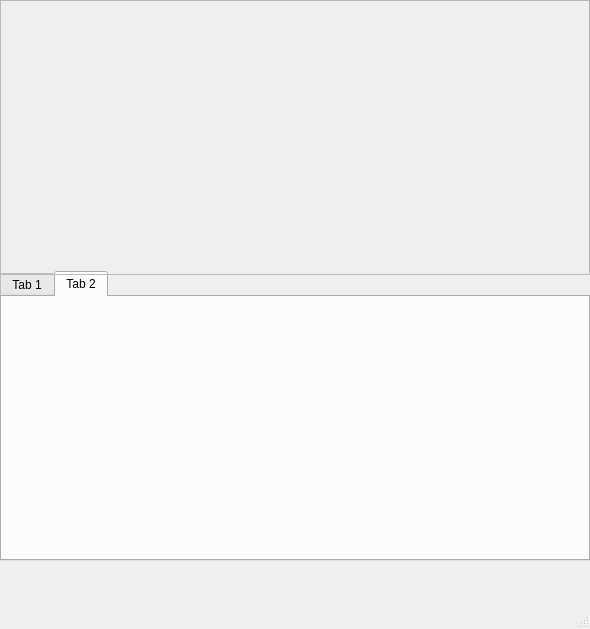
<?xml version="1.0" encoding="UTF-8"?>
<ui version="4.0">
 <class>MainWindow</class>
 <widget class="QMainWindow" name="MainWindow">
  <property name="geometry">
   <rect>
    <x>0</x>
    <y>0</y>
    <width>590</width>
    <height>629</height>
   </rect>
  </property>
  <property name="windowTitle">
   <string>MainWindow</string>
  </property>
  <widget class="QWidget" name="centralwidget">
   <widget class="QTabWidget" name="tabWidget">
    <property name="geometry">
     <rect>
      <x>0</x>
      <y>271</y>
      <width>590</width>
      <height>290</height>
     </rect>
    </property>
    <property name="currentIndex">
     <number>1</number>
    </property>
    <widget class="QWidget" name="tab">
     <attribute name="title">
      <string>Tab 1</string>
     </attribute>
    </widget>
    <widget class="QWidget" name="tab_2">
     <attribute name="title">
      <string>Tab 2</string>
     </attribute>
    </widget>
   </widget>
   <widget class="QFrame" name="frame">
    <property name="geometry">
     <rect>
      <x>0</x>
      <y>0</y>
      <width>590</width>
      <height>275</height>
     </rect>
    </property>
    <property name="styleSheet">
     <string notr="true">background-image: url(:/image/logo.png);</string>
    </property>
    <property name="frameShape">
     <enum>QFrame::StyledPanel</enum>
    </property>
    <property name="frameShadow">
     <enum>QFrame::Raised</enum>
    </property>
   </widget>
  </widget>
  <widget class="QMenuBar" name="menubar">
   <property name="geometry">
    <rect>
     <x>0</x>
     <y>0</y>
     <width>590</width>
     <height>25</height>
    </rect>
   </property>
  </widget>
  <widget class="QStatusBar" name="statusbar"/>
 </widget>
 <resources>
  <include location="res.qrc"/>
 </resources>
 <connections/>
</ui>
